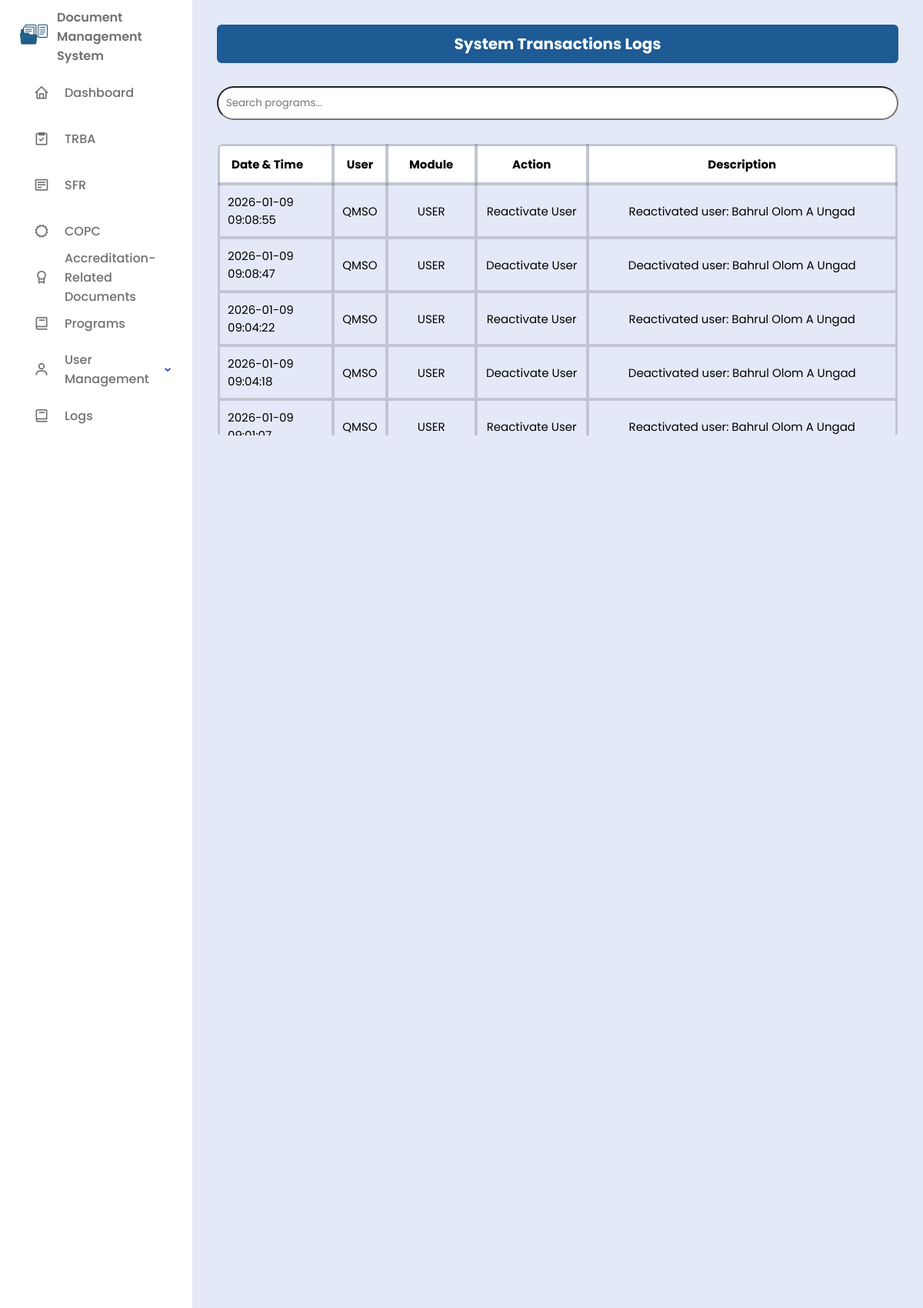
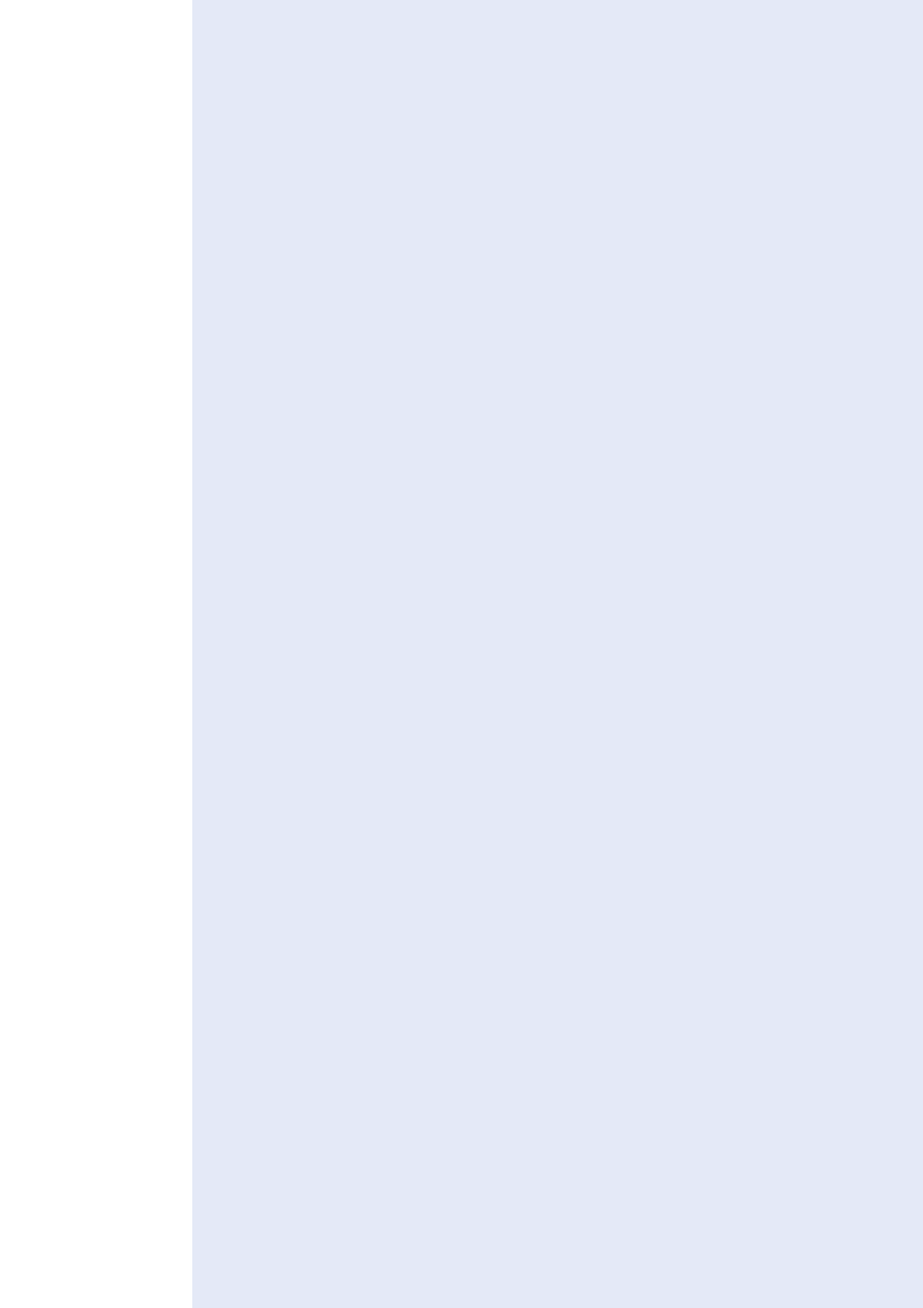
The app's page /users/logs.php (signed in, upper part) with its own data (2 pictures, top to bottom).
### tables this page shows
CREATE TABLE `transaction_logs` (
  `id` int(11) NOT NULL,
  `user_id` int(11) NOT NULL,
  `documents` varchar(255) NOT NULL,
  `record_id` int(11) NOT NULL,
  `action` varchar(50) NOT NULL,
  `description` text DEFAULT NULL,
  `log_time` timestamp NOT NULL DEFAULT current_timestamp()
);

CREATE TABLE `user` (
  `id` int(11) NOT NULL,
  `fullname` varchar(255) NOT NULL,
  `dept` varchar(255) NOT NULL,
  `email` varchar(255) NOT NULL,
  `password` varchar(255) NOT NULL,
  `role` enum('admin','user') NOT NULL DEFAULT 'user',
  `reset_token` varchar(255) DEFAULT NULL,
  `reset_expiry` datetime DEFAULT NULL,
  `date_created` date NOT NULL DEFAULT current_timestamp(),
  `status` enum('pending','approved','rejected','inactive') NOT NULL DEFAULT 'pending'
);

### users/logs.php (the view, shortened to what this page needs)
<?php
require "../db/db_conn.php";
$query = "
    SELECT t.*, u.fullname
    FROM transaction_logs t
    LEFT JOIN user u ON u.id = t.user_id
    ORDER BY t.log_time DESC
";
$result = $conn->query($query);
?>
<!DOCTYPE html>
<html>
<head>
  <link href="https://unpkg.com/boxicons@2.1.4/css/boxicons.min.css" rel="stylesheet" />
  <link rel="stylesheet" href="../css/style.css" />
</head>
<body>
<?php include('../includes/sidebar.php'); ?>
<section class="dashboard-content">
  <section class="table-section">
    <h2>System Transactions Logs</h2>
    <div class="search-bar">
      <input type="text" id="searchInput" placeholder="Search programs..." onkeyup="filterTable()" />
    </div>
    <div class="table-container">
      <table id="printableTable">
        <thead>
          <tr>
            <th>Date & Time</th>
            <th>User</th>
            <th>Module</th>
            <th>Action</th>
            <th>Description</th>
          </tr>
        </thead>
        <tbody>
        <?php while ($row = $result->fetch_assoc()) { ?>
          <tr>
            <td><?= $row['log_time']; ?></td>
            <td><?= $row['fullname']; ?></td>
            <td><?= strtoupper($row['documents']); ?></td>
            <td><?= ucfirst($row['action']); ?></td>
            <td><?= $row['description']; ?></td>
          </tr>
        <?php } ?>
        </tbody>
      </table>
    </div>
  </section>
</section>
</body>
</html>

### css/style.css (style rules this page uses)
* { margin: 0; padding: 0; box-sizing: border-box; font-family: 'Poppins', sans-serif; }
:root { --body-color: #E4E9F7; --sidebar-color: #FFF; --primary-color: #1E5A94; --primary-color-light: #F6FSFF; --toggle-color: #DDD; --text-color: #707070; --tran-02: all 0.2s ease; --tran-03: all 0.3s ease; --tran-04: all 0.4s ease; --tran-05: all 0.5s ease; }
body { height: 100vh; background: var(--body-color); display: flex; }
.dashboard-content { margin-left: 250px; padding: 2rem; width: 100%; min-height: 100vh; background: var(--body-color); position: relative; overflow: hidden; }
.dashboard-content > * { position: relative; z-index: 1; }
.table-section h2 { background-color: #1E5A94; padding: 10px 15px; border-radius: 6px; text-align: center; margin-bottom: 10px; font-size: 20px; color: #fff; }
.table-section table { background: #fff; width: 100%; border-collapse: collapse; margin-top: 20px; font-size: 15px; color: #000; border: 1px solid rgba(0, 0, 0, 0.2); border-radius: 8px; overflow: hidden; }
.table-section th, .table-section td { padding: 12px 15px; border: 4px solid rgba(0, 0, 0, 0.15); text-align: left; }
.table-section th { background-color: rgba(255, 255, 255, 0.85); font-weight: 600; }
.table-container { max-height: 400px; overflow-y: auto; border-radius: 6px; background-color: transparent; }
.table-container table { width: 100%; border-collapse: collapse; background: transparent; font-size: 15px; color: #000; }
.table-container th, .table-container td { padding: 10px; text-align: left; border-bottom: 1px solid #ddd; }
.table-container thead th { position: sticky; top: 0; background-color: #fff; font-weight: 700; padding: 12px 15px; border: 4px solid rgba(0, 0, 0, 0.15); z-index: 1; text-align: center; }
.table-section td, .table-section th { text-align: center; }
.table-section td:first-child, .table-section th:first-child { text-align: left; }
.search-bar { margin: 30px 0 10px; }
#searchInput { width: 100%; padding: 10px; border-radius: 25px; }

### records on screen
transaction_logs: log_time "2026-01-09 09:08:55", user.fullname "QMSO", documents "USER", action "Reactivate User", description "Reactivated user: Bahrul Olom A Ungad"
transaction_logs: log_time "2026-01-09 09:08:47", user.fullname "QMSO", documents "USER", action "Deactivate User", description "Deactivated user: Bahrul Olom A Ungad"
transaction_logs: log_time "2026-01-09 09:04:22", user.fullname "QMSO", documents "USER", action "Reactivate User", description "Reactivated user: Bahrul Olom A Ungad"
transaction_logs: log_time "2026-01-09 09:04:18", user.fullname "QMSO", documents "USER", action "Deactivate User", description "Deactivated user: Bahrul Olom A Ungad"
transaction_logs: log_time "2026-01-09…", user.fullname "QMSO", documents "USER", action "Reactivate User", description "Reactivated user: Bahrul Olom A Ungad"
